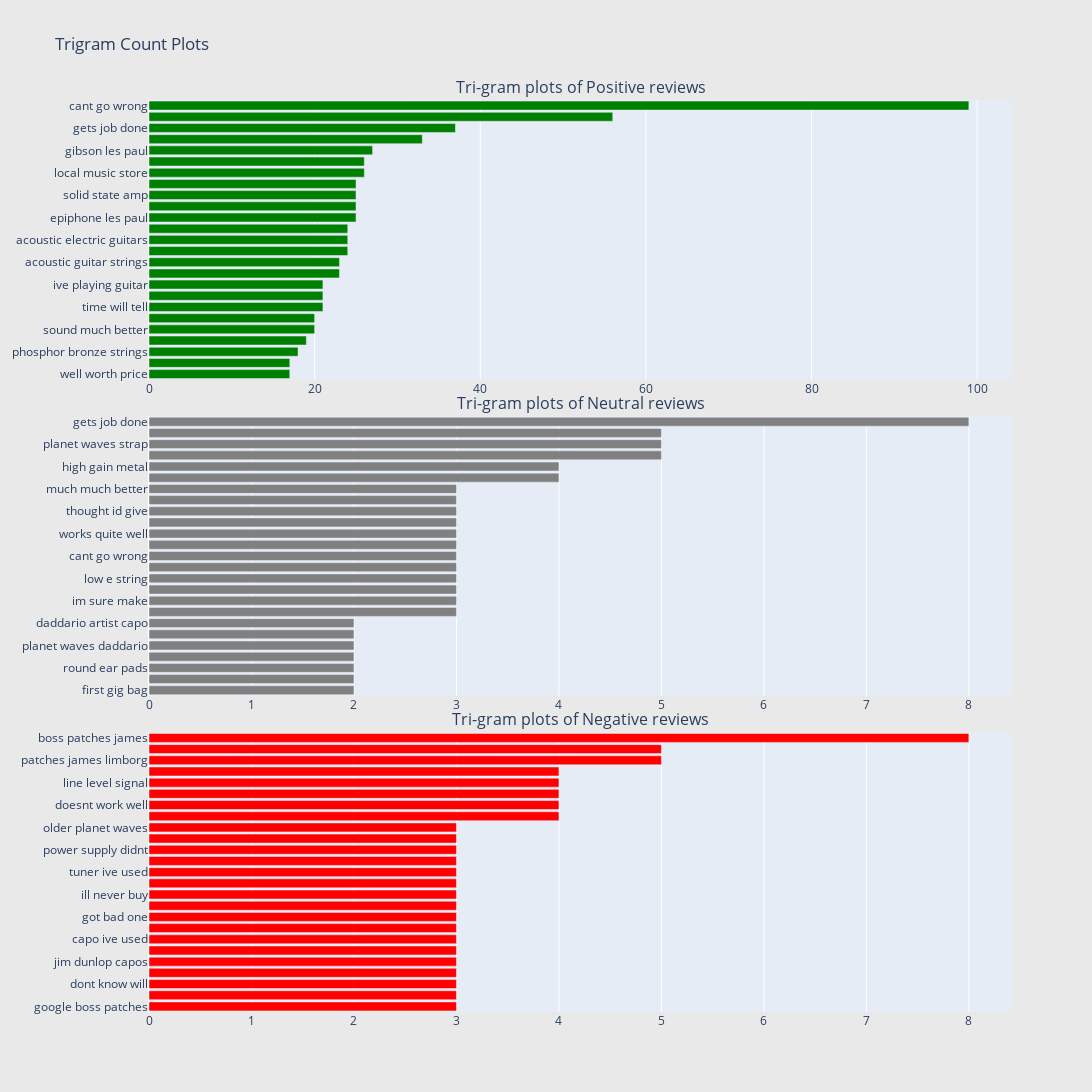

The notebook cell saved with this chart:
### Markdown cell above
## Trigram analysis
**plotting of the most frequent three words in reviews based on sentiments**

### Code cell
## Get the bar chart from positive reviews ##
for sent in review_pos["reviews"]:
    for word in generate_ngrams(sent,3):
        freq_dict[word] += 1
fd_sorted = pd.DataFrame(sorted(freq_dict.items(), key=lambda x: x[1])[::-1])
fd_sorted.columns = ["word", "wordcount"]
trace0 = horizontal_bar_chart(fd_sorted.head(25), 'green')

## Get the bar chart from neutral reviews ##
freq_dict = defaultdict(int)
for sent in review_neu["reviews"]:
    for word in generate_ngrams(sent,3):
        freq_dict[word] += 1
fd_sorted = pd.DataFrame(sorted(freq_dict.items(), key=lambda x: x[1])[::-1])
fd_sorted.columns = ["word", "wordcount"]
trace1 = horizontal_bar_chart(fd_sorted.head(25), 'grey')

## Get the bar chart from negative reviews ##
freq_dict = defaultdict(int)
for sent in review_neg["reviews"]:
    for word in generate_ngrams(sent,3):
        freq_dict[word] += 1
fd_sorted = pd.DataFrame(sorted(freq_dict.items(), key=lambda x: x[1])[::-1])
fd_sorted.columns = ["word", "wordcount"]
trace2 = horizontal_bar_chart(fd_sorted.head(25), 'red')




# Creating two subplots
fig = tools.make_subplots(rows=3, cols=1, vertical_spacing=0.04, horizontal_spacing=0.05,
                          subplot_titles=["Tri-gram plots of Positive reviews", 
                                          "Tri-gram plots of Neutral reviews",
                                          "Tri-gram plots of Negative reviews"])
fig.append_trace(trace0, 1, 1)
fig.append_trace(trace1, 2, 1)
fig.append_trace(trace2, 3, 1)
fig['layout'].update(height=1200, width=1200, paper_bgcolor='rgb(233,233,233)', title="Trigram Count Plots")
iplot(fig, filename='word-plots')

### Figure 1 — Plotly figure (JSON) as saved in the notebook; plotly's stock layout.template omitted (floating-point values rounded to 4 significant figures)
{"data": [{"marker": {"color": "green"}, "orientation": "h", "showlegend": false, "type": "bar", "x": [17, 17, 18, 19, 20, 20, 21, 21, 21, 23, 23, 24, 24, 24, 25, 25, 25, 25, 26, 26, 27, 33, 37, 56, 99], "xaxis": "x", "y": ["well worth price", "acoustic electric guitar", "phosphor bronze strings", "planet waves", "sound much better", "strings sound great", "time will tell", "works really well", "ive playing guitar", "will last long", "acoustic guitar strings", "price cant beat", "acoustic electric guitars", "playing guitar years", "epiphone les paul", "electric guitar strings", "solid state amp", "cant beat price", "local music store", "buy another one", "gibson les paul", "ernie ball strings", "gets job done", "last long time", "cant go wrong"], "yaxis": "y"}, {"marker": {"color": "grey"}, "orientation": "h", "showlegend": false, "type": "bar", "x": [2, 2, 2, 2, 2, 2, 2, 3, 3, 3, 3, 3, 3, 3, 3, 3, 3, 3, 3, 4, 4, 5, 5, 5, 8], "xaxis": "x2", "y": ["first gig bag", "gig bag ok", "round ear pads", "mid high range", "planet waves daddario", "waves daddario artist", "daddario artist capo", "leaves much desired", "im sure make", "bought two sets", "low e string", "gibson les paul", "cant go wrong", "works pretty good", "works quite well", "midi data computer", "thought id give", "buy another one", "much much better", "last long time", "high gain metal", "les paul guitars", "planet waves strap", "planet waves capo", "gets job done"], "yaxis": "y2"}, {"marker": {"color": "red"}, "orientation": "h", "showlegend": false, "type": "bar", "x": [3, 3, 3, 3, 3, 3, 3, 3, 3, 3, 3, 3, 3, 3, 3, 3, 3, 4, 4, 4, 4, 4, 5, 5, 8], "xaxis": "x3", "y": ["google boss patches", "gave two stars", "dont know will", "ive playing guitar", "jim dunlop capos", "last thing want", "capo ive used", "dont waste money", "got bad one", "high e string", "ill never buy", "planet waves capo", "tuner ive used", "lab power supply", "power supply didnt", "pod hd desktop", "older planet waves", "install boss patches", "doesnt work well", "didnt last long", "line level signal", "pitch correction function", "patches james limborg", "low e string", "boss patches james"], "yaxis": "y3"}], "layout": {"annotations": [{"font": {"size": 16}, "showarrow": false, "text": "Tri-gram plots of Positive reviews", "x": 0.5, "xanchor": "center", "xref": "paper", "y": 1, "yanchor": "bottom", "yref": "paper"}, {"font": {"size": 16}, "showarrow": false, "text": "Tri-gram plots of Neutral reviews", "x": 0.5, "xanchor": "center", "xref": "paper", "y": 0.6533, "yanchor": "bottom", "yref": "paper"}, {"font": {"size": 16}, "showarrow": false, "text": "Tri-gram plots of Negative reviews", "x": 0.5, "xanchor": "center", "xref": "paper", "y": 0.3067, "yanchor": "bottom", "yref": "paper"}], "height": 1200, "paper_bgcolor": "rgb(233,233,233)", "title": {"text": "Trigram Count Plots"}, "width": 1200, "xaxis": {"anchor": "y", "autorange": true, "domain": [0, 1], "range": [0, 104.2], "type": "linear"}, "xaxis2": {"anchor": "y2", "autorange": true, "domain": [0, 1], "range": [0, 8.421], "type": "linear"}, "xaxis3": {"anchor": "y3", "autorange": true, "domain": [0, 1], "range": [0, 8.421], "type": "linear"}, "yaxis": {"anchor": "x", "autorange": true, "domain": [0.6933, 1], "range": [-0.5, 24.5], "type": "category"}, "yaxis2": {"anchor": "x2", "autorange": true, "domain": [0.3467, 0.6533], "range": [-0.5, 24.5], "type": "category"}, "yaxis3": {"anchor": "x3", "autorange": true, "domain": [0, 0.3067], "range": [-0.5, 24.5], "type": "category"}}}
